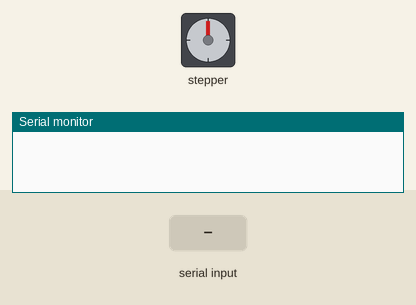
Bench run of a sketch on a simulated Arduino Uno, built with avr-gcc and run on an emulated ATmega328P. Parts: stepper motor, the last lines printed to the serial monitor. The test bench sets the inputs (shaded band). Stepper angles assume 200 steps per turn.

Above: at 1.2 s.
1.3 s: "1,90\n" received over Serial
At 2.41 s:
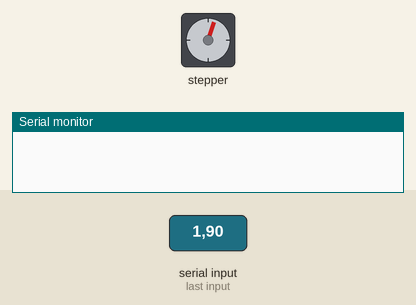
At 3.0 s:
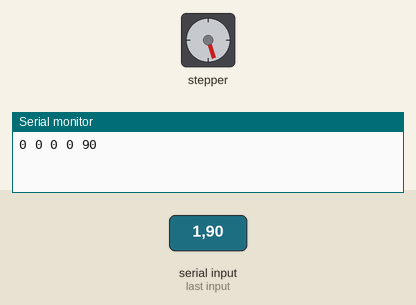
Timing chart, 0 to 4.5 s (numbered marks = the images above; inputs shaded):
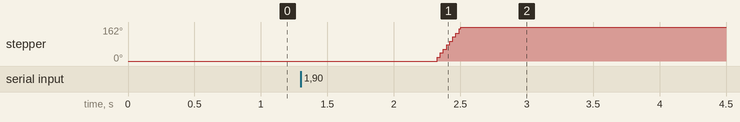

Measured:
- after the input at 1.3 s, stepper: turns 162° clockwise in 0.18 s, starting after 1.0 s

The sketch:

robotcontroltrial.ino
```cpp
String cmd;
// Include the AccelStepper library:
#include <AccelStepper.h>
#include <MultiStepper.h>


// Define stepper motor connections and motor interface type. Motor interface type must be set to 1 when using a driver:
//base
#define dirPin_b 2
#define stepPin_b 3
#define motorInterfaceType 1
////Joint12
#define dirPin_12 12
#define stepPin_12 13
//joint 1
#define dirPin_1 10
#define stepPin_1 11
//joint 2
#define dirPin_2 8
#define stepPin_2 9
//joint 3
#define dirPin_3 4
#define stepPin_3 5


// Create a new instance of the AccelStepper class:
 //Create a new instance of the AccelStepper class:
AccelStepper stepperbase = AccelStepper(motorInterfaceType, stepPin_b, dirPin_b);
AccelStepper stepper12 = AccelStepper(motorInterfaceType, stepPin_12, dirPin_12);
AccelStepper stepper1 = AccelStepper(motorInterfaceType, stepPin_1, dirPin_1);
AccelStepper stepper2 = AccelStepper(motorInterfaceType, stepPin_2, dirPin_2);
AccelStepper stepper3 = AccelStepper(motorInterfaceType, stepPin_3, dirPin_3);
MultiStepper steppers;

String joint_step2[5];
int joint_status = 0;
int Done=0;
void split(String msg){
    int i=0;
    int j=0;
    String temp="";
  while ( j<msg.length()) {

    if (msg.charAt(j)==',') {
      joint_step2[i]=temp;
      temp="";
      i++;
    }
    else {
      temp=temp+msg.charAt(j);
      }
       j++;
    }
   joint_step2[msg.length()-1]=temp;

}

void setup() {
  Serial.begin(115200);
   // Configure each stepper
   stepperbase.setMaxSpeed(1700);
  stepper12.setMaxSpeed(500);
  stepper1.setMaxSpeed(500);
  stepper2.setMaxSpeed(2500);
  stepper3.setMaxSpeed(500);
  // Then give them to MultiStepper to manage
  steppers.addStepper(stepperbase);
  steppers.addStepper(stepper12);
  steppers.addStepper(stepper1);
  steppers.addStepper(stepper2);
  steppers.addStepper(stepper3);
}

void loop() {
  while(Serial.available()==0){
  }
  cmd=Serial.readStringUntil('\r');Serial.flush();

  //if (joint_status == 1) // If command callback (arm_cb) is being called, execute stepper command
    split(cmd);
    long positions[5]={0,0,0,0,0};  // Array of desired stepper positions must be long
//    positions[0] = joint_step2[0].toInt();
    //positions[1] = joint_step2[1].toInt();
    //positions[2] = joint_step2[2].toInt();
//    positions[3] = joint_step2[3].toInt();
    positions[4] = joint_step2[4].toInt();
//   stepper3.move(joint_step2[4].toInt());
//   stepper3.run();
    steppers.moveTo(positions);
    //nh.spinOnce();
    steppers.runSpeedToPosition();// Blocks until all are in position


    Serial.print(positions[0]);
    Serial.print(" ");
     Serial.print(positions[1]);
    Serial.print(" ");
     Serial.print(positions[2]);
    Serial.print(" ");
     Serial.print(positions[3]);
    Serial.print(" ");
     Serial.println(positions[4]);
     //Serial.println("Done");

  joint_status = 0;
  delay(1);

}
```
